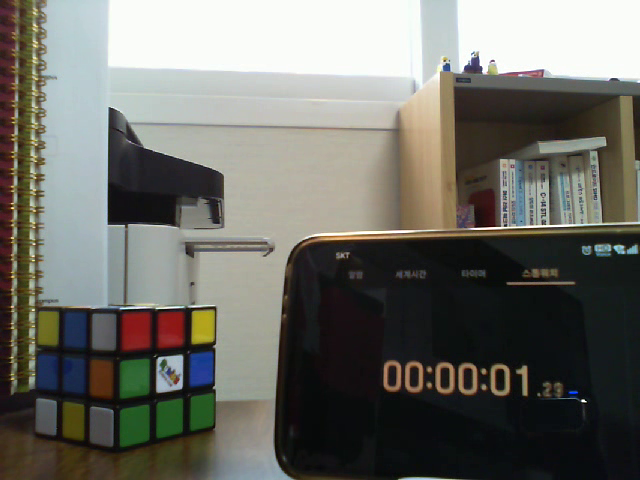
#> input picture frame 37 of main/ch04/stopwatch.avi, 640 x 480 px, given in place of vtest.mp4, which was not available
$ python exam_cv_05.py
#> lines starting #> are read from the running program, lines starting #| are printed output that depends on the picture; after the words box and inside, x2 and y2 are one past the last pixel; in counts of white or black regions, pixels touching at a corner belong together
import cv2
import time

cam = cv2.VideoCapture("./exam_cv/vtest.mp4")
if cam.isOpened() == False:
    print
    'Can not open the Camera(vtest)'
    exit()

cv2.namedWindow('vtest')

while(True):
    ret, frame = cam.read()
#> frame is the input picture: shape (480, 640, 3); mean B, G, R 102.8, 109.4, 109.6

    now = time.localtime()
    str = "%d. %d. %d. %d:%d:%d" % (now.tm_year, now.tm_mon, now.tm_mday, now.tm_hour, now.tm_min, now.tm_sec)

    cv2.putText(frame, str, (0, 100), cv2.FONT_HERSHEY_SCRIPT_SIMPLEX, 1, (255, 255, 0))
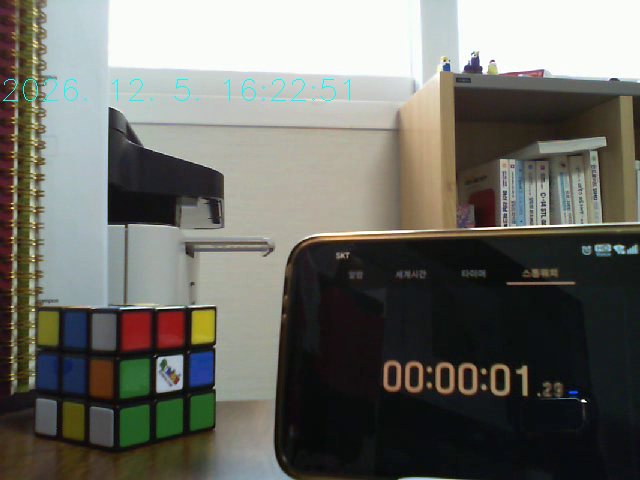
#> frame: shape (480, 640, 3); 0.2% of pixels changed, all inside (x1, y1, x2, y2) = (3, 79, 350, 101)

    cv2.imshow("vtest", frame)

    if cv2.waitKey(10) >= 0:
#> (key Esc is pressed here)
        break

cam.release()
cv2.destroyAllWindows

$ run again, starting later in the video
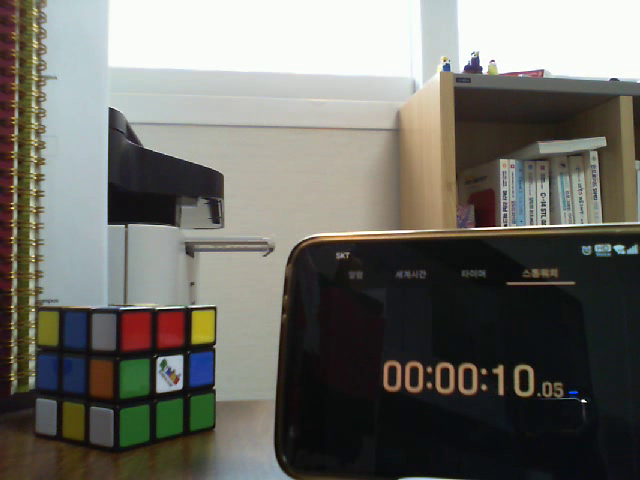
#> input picture frame 302 of main/ch04/stopwatch.avi, 640 x 480 px, given in place of vtest.mp4, which was not available
#> frame is the input picture: shape (480, 640, 3); mean B, G, R 103.1, 109.5, 110.2
#> `cv2.putText(frame, str, (0, 100), cv2.FONT_HERSHEY_SCRIPT_SIMPLEX, 1, ..`:
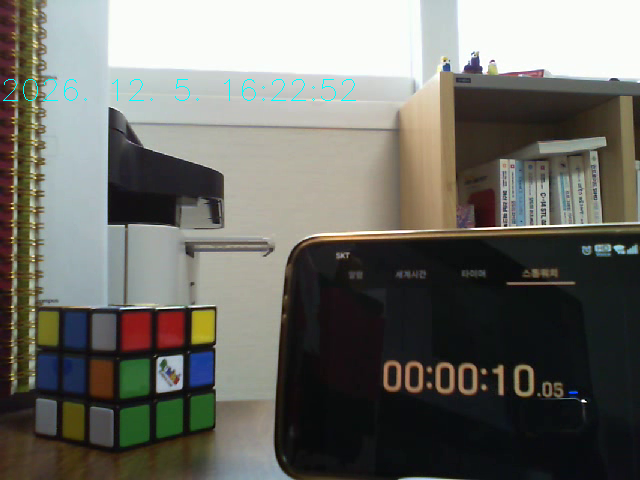
#> frame: shape (480, 640, 3); 0.21% of pixels changed, all inside (x1, y1, x2, y2) = (3, 79, 356, 101)
